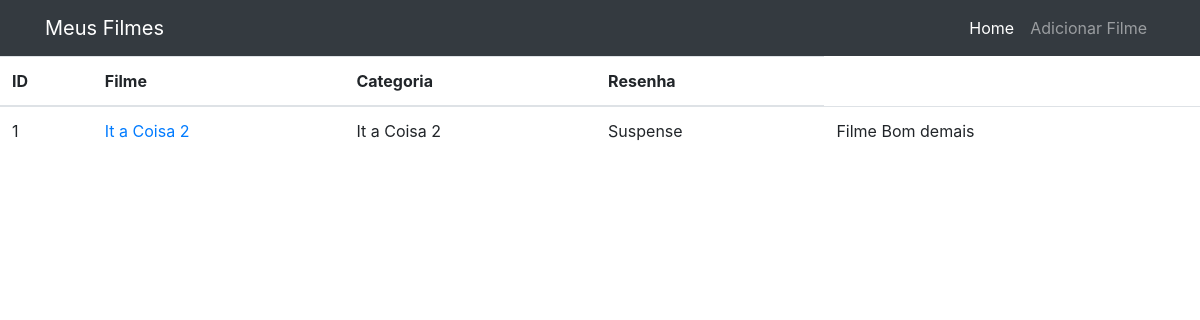
The app's page /, older data.
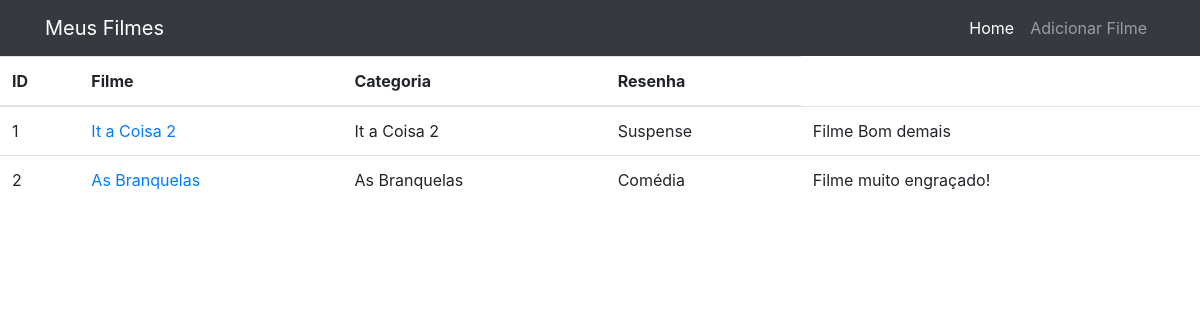
The same page, newer data.
### homepage/models.py (models this page shows, shortened)
class Filme(models.Model):
    filme = models.CharField(max_length=20)
    resenha = models.TextField(max_length=500, blank=True)
    data_criacao = models.DateField(default=timezone.now)
    categoria = models.ForeignKey(Categoria, on_delete=models.DO_NOTHING)
    mostrar = models.BooleanField(default=True)

class Categoria(models.Model):
    categoria = models.CharField(max_length=50)
    def __str__(self):
        return self.categoria

### homepage/views.py (the view)
# urls.py: path('', views.index, name='index'),
def index(request):
    filmes = Filme.objects.order_by('id').filter()
    return render(request, 'homepage/index.html', {'filmes': filmes})

### homepage/templates/homepage/index.html
{% extends 'base.html'%}
{%block conteudo%}
<table class="table">
  <thead>
    <tr>
      <th scope="col">ID</th>
      <th scope="col">Filme</th>
      <th scope="col">Categoria</th>
      <th scope="col">Resenha</th>
    </tr>
  </thead>
  <tbody>
    {% for filme in filmes %}
    <tr>
        <td>{{filme.id}}</td>
        <td>
          <a href="{% url 'ver_filme' filme.id %}">{{ filme.filme }}</a>
        </td>
        <td>{{filme.filme}}</td>
        <td>{{filme.categoria}}</td>
        <td>{{filme.resenha}}</td>
      {%endfor%}
    </tr>
  </tbody>
</table>
{%endblock%}

Row changes from the older to the newer data that the page shows:
added Filme: id "2", filme "As Branquelas", categoria "Comédia", resenha "Filme muito engraçado!"
